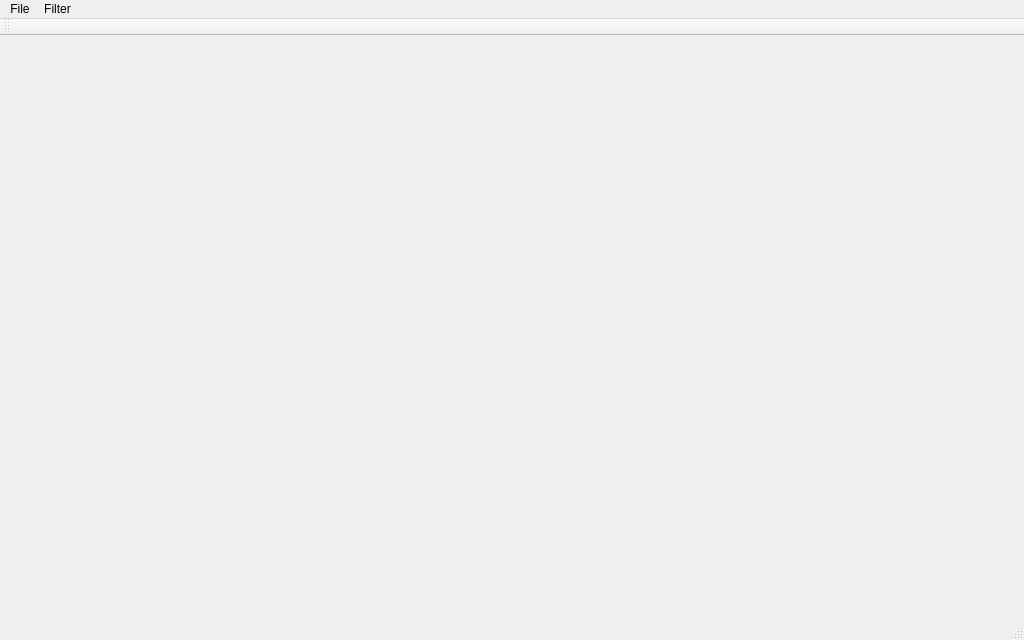
<?xml version="1.0" encoding="UTF-8"?>
<ui version="4.0">
 <class>FACEMODELINGClass</class>
 <widget class="QMainWindow" name="FACEMODELINGClass">
  <property name="geometry">
   <rect>
    <x>0</x>
    <y>0</y>
    <width>1024</width>
    <height>640</height>
   </rect>
  </property>
  <property name="windowTitle">
   <string>FACEMODELING</string>
  </property>
  <widget class="QWidget" name="centralWidget">
   <layout class="QVBoxLayout" name="verticalLayout_2">
    <item>
     <widget class="GLCanvas" name="MainOGFrame" native="true">
      <layout class="QGridLayout" name="gridLayout"/>
     </widget>
    </item>
   </layout>
  </widget>
  <widget class="QMenuBar" name="menuBar">
   <property name="geometry">
    <rect>
     <x>0</x>
     <y>0</y>
     <width>1024</width>
     <height>26</height>
    </rect>
   </property>
   <widget class="QMenu" name="menuFile">
    <property name="title">
     <string>File</string>
    </property>
    <addaction name="actionImport_Scan_Mesh"/>
    <addaction name="actionQuit"/>
   </widget>
   <widget class="QMenu" name="menuFilter">
    <property name="title">
     <string>Filter</string>
    </property>
    <addaction name="actionClose_Scan_Mesh"/>
    <addaction name="actionRemeshing_using_Spherical_Parmterization"/>
   </widget>
   <addaction name="menuFile"/>
   <addaction name="menuFilter"/>
  </widget>
  <widget class="QToolBar" name="mainToolBar">
   <attribute name="toolBarArea">
    <enum>TopToolBarArea</enum>
   </attribute>
   <attribute name="toolBarBreak">
    <bool>false</bool>
   </attribute>
  </widget>
  <widget class="QStatusBar" name="statusBar"/>
  <action name="actionImport_Scan_Mesh">
   <property name="text">
    <string>Import Scan Mesh</string>
   </property>
  </action>
  <action name="actionQuit">
   <property name="text">
    <string>Quit</string>
   </property>
  </action>
  <action name="actionClose_Scan_Mesh">
   <property name="text">
    <string>Close Scan Mesh</string>
   </property>
  </action>
  <action name="actionRemeshing_using_Spherical_Parmterization">
   <property name="text">
    <string>Remeshing using Spherical Parmterization</string>
   </property>
  </action>
 </widget>
 <layoutdefault spacing="6" margin="11"/>
 <customwidgets>
  <customwidget>
   <class>GLCanvas</class>
   <extends>QWidget</extends>
   <header>glCanvas.h</header>
   <container>1</container>
  </customwidget>
 </customwidgets>
 <resources>
  <include location="facemodeling.qrc"/>
 </resources>
 <connections>
  <connection>
   <sender>actionQuit</sender>
   <signal>activated()</signal>
   <receiver>FACEMODELINGClass</receiver>
   <slot>close()</slot>
   <hints>
    <hint type="sourcelabel">
     <x>-1</x>
     <y>-1</y>
    </hint>
    <hint type="destinationlabel">
     <x>558</x>
     <y>374</y>
    </hint>
   </hints>
  </connection>
  <connection>
   <sender>actionImport_Scan_Mesh</sender>
   <signal>activated()</signal>
   <receiver>FACEMODELINGClass</receiver>
   <slot>showFileOpenDialog()</slot>
   <hints>
    <hint type="sourcelabel">
     <x>-1</x>
     <y>-1</y>
    </hint>
    <hint type="destinationlabel">
     <x>558</x>
     <y>374</y>
    </hint>
   </hints>
  </connection>
 </connections>
 <slots>
  <slot>showFileOpenDialog()</slot>
 </slots>
</ui>
